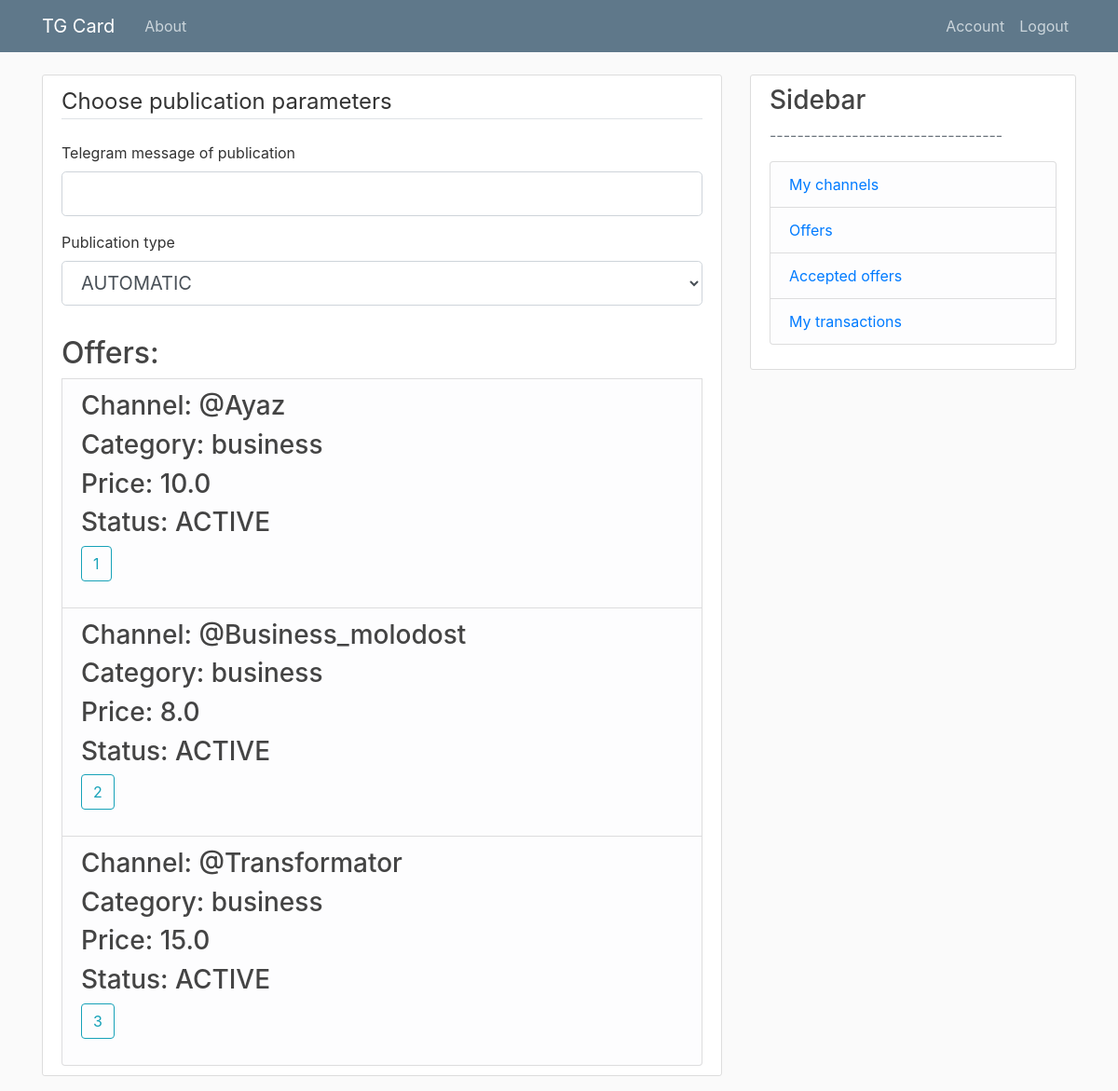
Screenshot of /offerList (signed in) with the database file from the repository.
### models.py (models this page shows, shortened)
class Offer(db.Model):
    id = db.Column(db.Integer, primary_key=True)
    tgLink = db.Column(db.String, index=True, unique=True, nullable=False)
    offerType = db.Column(db.String, index=True, nullable=False) # click \ subscribe
    price = db.Column(db.Float, index=True, nullable=False)
    status = db.Column(db.Integer, index=True, nullable=False) # active \ inactive
    advertId = db.Column(db.Integer, db.ForeignKey('user.id'), nullable=False)
    tasks = db.relationship('Task', backref='offer', lazy=True)
    categoryListAdv = db.relationship('CategoryListAdv', backref='offer', lazy=True)

class Category(db.Model):
    id = db.Column(db.Integer, primary_key=True)
    title = db.Column(db.String, index=True, unique=True, nullable=False)
    categoryListAdv = db.relationship('CategoryListAdv', backref='category', lazy=True)
    categoryListAff = db.relationship('CategoryListAff', backref='category', lazy=True)

### routes.py (the view, shortened to what this page needs)
@app.route("/offerList", methods=['GET', 'POST'])
@affiliate_access_level()
@login_required
def offerList():
    offers = list()
    if current_user.channels:
        categories = CategoryListAdv.query.join(CategoryListAff, CategoryListAff.categoryId == CategoryListAdv.categoryId).filter(CategoryListAff.id == current_user.channels[0].categoryListAff[0].id).all()
        offersAll = Offer.query.filter_by(status='ACTIVE').all()
        for offer in offersAll:
            if offer.categoryListAdv[0].categoryId == categories[0].categoryId:
                offers.append(offer)
    form = CreateOfferListForm()
    return render_template('offerList.html', title='OfferList', form=form, offers=offers)

### forms.py
class CreateOfferListForm(FlaskForm):
    previevText = StringField('Telegram message of publication', validators=[DataRequired()])
    taskType = SelectField('Publication type',
                        choices=[('AUTOMATIC','AUTOMATIC'), ('MANUAL','MANUAL')])
    submit = SubmitField('choose offer')

### models.py (called while the page is built)
@login_manager.user_loader
def load_user(user_id):
    return User.query.get(int(user_id))

### routes.py (called while the page is built)
def affiliate_access_level():
    def decorator(f):
        @wraps(f)
        def decorated_function(*args, **kwargs):
            if current_user.role != 'AFFILIATE':
                return redirect(url_for('access_error_page'))
            return f(*args, **kwargs)
        return decorated_function
    return decorator

### templates/offerList.html (shortened to what this page needs)
{% extends "layout.html" %}
{% block content %}
    <div class="content-section">
    <form method="POST" action="{{ url_for('offerList') }}">
        <fieldset class="form-group">
            <legend class="border-bottom mb-4">Choose publication parameters</legend>
            <div class="form-group">
                {{ form.previevText.label(class="form-control-label") }}
                {% if form.previevText.errors %}
                    {{ form.previevText(class="form-control form-control-lg is-invalid") }}
                    <div class="invalid-feedback">
                        {% for error in form.previevText.errors %}
                            <span>{{ error }}</span>
                        {% endfor %}
                    </div>
                {% else %}
                    {{ form.previevText(class="form-control form-control-lg") }}
                {% endif %}
            </div>
            <div class="form-group">
                {{ form.taskType.label(class="form-control-label") }}
                {% if form.taskType.errors %}
                    {{ form.taskType(class="form-control form-control-lg is-invalid") }}
                    <div class="invalid-feedback">
                        {% for error in form.taskType.errors %}
                            <span>{{ error }}</span>
                        {% endfor %}
                    </div>
                {% else %}
                    {{ form.taskType(class="form-control form-control-lg") }}
                {% endif %}
            </div>
        </fieldset>
    <h2>Offers: </h2>
    {% for offer in offers %}
    <li class="list-group-item list-group-item-light">
    <table>
        <tr>
                <ul class="list-group">
                    <h3>Channel: {{offer.tgLink}} </h3>
                    <h3>Category: {{offer.categoryListAdv[0].category.title}}</h3>
                    <h3>Price: {{offer.price}}</h3>
                    <h3>Status: {{offer.status}}</h3>
    	            <div class="form-group">
         	       <input class="btn btn-outline-info" id="submit" name="submit" type="submit" value="{{ offer.id }}">
    	            </div>
                </ul>
        </tr>
    </table>
    </li>
    {% endfor %}
    </div>
{% endblock content %}

### static/main.css (style rules this page uses)
body { background: #fafafa; color: #333333; margin-top: 5rem; }
h1, h2, h3, h4, h5, h6 { color: #444444; }
.content-section { background: #ffffff; padding: 10px 20px; border: 1px solid #dddddd; border-radius: 3px; margin-bottom: 20px; }

### rows the page displays
Offer: tgLink "@Ayaz", title "business", price "10.0", status "ACTIVE", submit "1"
Offer: tgLink "@Business_molodost", title "business", price "8.0", status "ACTIVE", submit "2"
Offer: tgLink "@Transformator", title "business", price "15.0", status "ACTIVE", submit "3"
